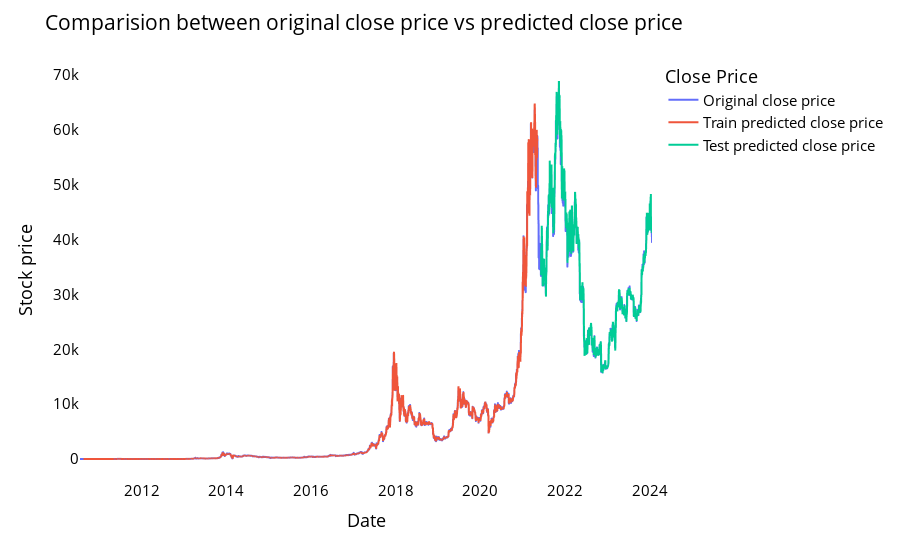

Here is the notebook cell this chart was saved with:
### Code cell
# shift train predictions for plotting

look_back=30
trainPredictPlot = np.empty_like(df3)
trainPredictPlot[:, :] = np.nan
trainPredictPlot[look_back:len(train_predict)+look_back, :] = train_predict
print("Train predicted data: ", trainPredictPlot.shape)

# shift test predictions for plotting
testPredictPlot = np.empty_like(df3)
testPredictPlot[:, :] = np.nan
testPredictPlot[len(train_predict)+(look_back*2)+1:len(df2)-1, :] = test_predict
print("Test predicted data: ", testPredictPlot.shape)

names = cycle(['Original close price','Train predicted close price','Test predicted close price'])

plotdf = pd.DataFrame({'date': df2['Date'],
                       'original_close': df2['Price'],
                      'train_predicted_close': trainPredictPlot.reshape(1,-1)[0].tolist(),
                      'test_predicted_close': testPredictPlot.reshape(1,-1)[0].tolist()})

fig = px.line(plotdf,x=plotdf['date'], y=[plotdf['original_close'],plotdf['train_predicted_close'],
                                          plotdf['test_predicted_close']],
              labels={'value':'Stock price','date': 'Date'})
fig.update_layout(title_text='Comparision between original close price vs predicted close price',
                  plot_bgcolor='white', font_size=15, font_color='black', legend_title_text='Close Price')
fig.for_each_trace(lambda t:  t.update(name = next(names)))

fig.update_xaxes(showgrid=False)
fig.update_yaxes(showgrid=False)
fig.show()

### Figure 1 — Plotly figure (JSON) as saved in the notebook; plotly's stock layout.template omitted (floating-point values rounded to 4 significant figures; data arrays with more than 128 entries replaced by an {"elided": "..."} marker saying what was removed)
{"data": [{"hovertemplate": "variable=original_close<br>Date=%{x}<br>Stock price=%{y}<extra></extra>", "legendgroup": "original_close", "line": {"color": "#636efa", "dash": "solid"}, "marker": {"symbol": "circle"}, "mode": "lines", "name": "Original close price", "showlegend": true, "type": "scattergl", "x": {"elided": "4937 str values"}, "xaxis": "x", "y": {"elided": "4937 float values"}, "yaxis": "y"}, {"hovertemplate": "variable=train_predicted_close<br>Date=%{x}<br>Stock price=%{y}<extra></extra>", "legendgroup": "train_predicted_close", "line": {"color": "#EF553B", "dash": "solid"}, "marker": {"symbol": "circle"}, "mode": "lines", "name": "Train predicted close price", "showlegend": true, "type": "scattergl", "x": {"elided": "4937 str values"}, "xaxis": "x", "y": {"elided": "4937 float values"}, "yaxis": "y"}, {"hovertemplate": "variable=test_predicted_close<br>Date=%{x}<br>Stock price=%{y}<extra></extra>", "legendgroup": "test_predicted_close", "line": {"color": "#00cc96", "dash": "solid"}, "marker": {"symbol": "circle"}, "mode": "lines", "name": "Test predicted close price", "showlegend": true, "type": "scattergl", "x": {"elided": "4937 str values"}, "xaxis": "x", "y": {"elided": "4937 float values"}, "yaxis": "y"}], "layout": {"font": {"color": "black", "size": 15}, "legend": {"title": {"text": "Close Price"}, "tracegroupgap": 0}, "margin": {"t": 60}, "plot_bgcolor": "white", "title": {"text": "Comparision between original close price vs predicted close price"}, "xaxis": {"anchor": "y", "domain": [0, 1], "showgrid": false, "title": {"text": "Date"}}, "yaxis": {"anchor": "x", "domain": [0, 1], "showgrid": false, "title": {"text": "Stock price"}}}}
